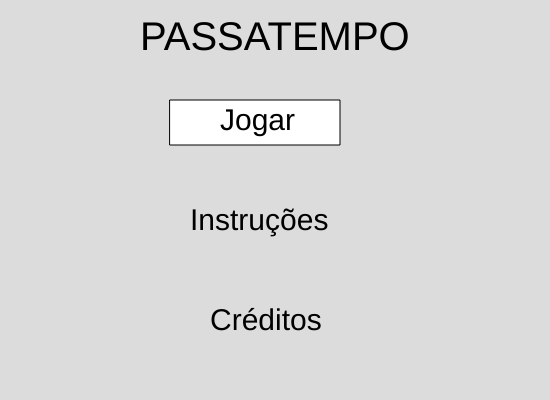
Frame 1 (no input)
Frame 60 (no input): identical to frame 1, image omitted
Frame 120 (the mouse pressed at the canvas centre since frame 60): identical to frame 1, image omitted

The p5.js sketch that drew this single still picture (run headless with seeded random() and noise() and a simulated clock; from frame 60 on, the mouse is pressed at the canvas centre):

// p5.js sketch
// ── sketch.js
var x = 170
var y = 100
var opcao = 1;
var tela = 0;

function setup() {
  createCanvas(550, 400);
}

function draw() {
  background(220);
  if(tela==0)
     menu();
  if(tela==1) 
     fase1();
  if(tela==2)
    intrucoes();
  if(tela==3)
     Creditos();
}

function menu() {
  rect(x, y, 170, 45);
  
  textSize (40);
  text('PASSATEMPO',140,50);
  textSize (30);
  text('Jogar',220,130);
  text('Instruções',190,230);
  text('Créditos',210,330);
}

function fase1() {
  textSize (40);
  text('jogo em acao',140,50);
  
  
}

function Intrucoes() {
  textSize (40);
  text("Público alvo:2º ano do ensino fundamental",140,50);
  text('Consiste em analisar as mudanças e permanencias de um mesmo lugar a partir de várias imagens',140,50);
  
}

function Creditos() {
  textSize (10);
  text('EF02GE05) Analisar mudanças e permanências, comparando imagens de um mesmo lugar em diferentes tempos ',20,50);
  
  
}
  

function keyPressed() {
  if (key=="ArrowUp" && y>130) {
    y=y-100
    opcao=opcao-1;
    console.log(opcao)
  }
  if (key=="ArrowDown" && y<300) {
    y=y+100
    opcao=opcao+1
    console.log(opcao)
  }
  if (key=="Enter") {
      tela=opcao
  }
   if (key=="Escape") {
      tela=0
  }
}
